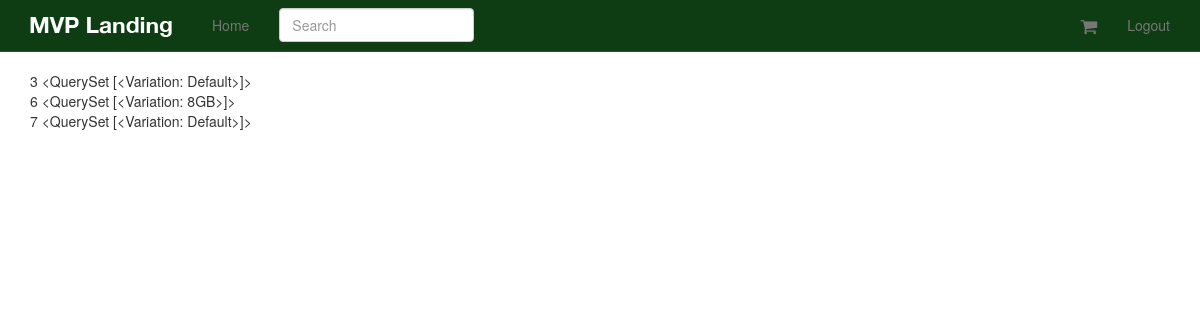
The page /orders/ (signed in) on the database as committed earlier.
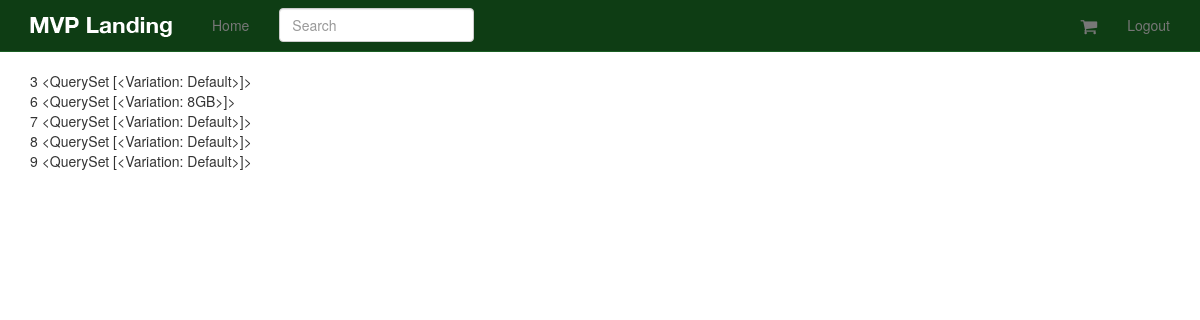
The same page on the database as committed later.
### orders/models.py (models this page shows, shortened)
class Order(models.Model):
    status = models.CharField(max_length=120, choices=ORDER_STATUS_CHOICES, default='created')
    cart = models.ForeignKey(Cart)
    user = models.ForeignKey(UserCheckout, null=True)
    billing_address = models.ForeignKey(UserAddress, related_name='billing_address', null=True)
    shipping_address = models.ForeignKey(UserAddress, related_name='shipping_address', null=True)
    shipping_total_price = models.DecimalField(max_digits=50, decimal_places=2, default=5.99)
    order_total = models.DecimalField(max_digits=50, decimal_places=2)

### carts/models.py (models this page shows, shortened)
class Cart(models.Model):
    user = models.ForeignKey(settings.AUTH_USER_MODEL, null=True, blank=True)
    items = models.ManyToManyField(Variation, through=CartItem)
    timestamp = models.DateTimeField(auto_now_add=True, auto_now=False)
    updated = models.DateTimeField(auto_now_add=False, auto_now=True)
    subtotal = models.DecimalField(max_digits=50, decimal_places=2, default=25.00)
    tax_percentage = models.DecimalField(max_digits=50, decimal_places=5, default=0.085)
    tax_total = models.DecimalField(max_digits=50, decimal_places=2, default=25.00)
    total = models.DecimalField(max_digits=50, decimal_places=2, default=25.00)

### products/models.py (models this page shows, shortened)
class Variation(models.Model):
    product = models.ForeignKey(Product)
    title = models.CharField(max_length=120)
    price = models.DecimalField(decimal_places=2, max_digits=20)
    sale_price = models.DecimalField(decimal_places=2, max_digits=20, null=True, blank=True)
    active = models.BooleanField(default=True)
    inventory = models.IntegerField(null=True, blank=True)  # refer none == unlimited amount
    def __unicode__(self):
        return self.title

### orders/views.py (the view)
# urls.py: url(r'^orders/$', OrderList.as_view(), name='orders'),
class OrderList(LoginRequiredMixin, ListView):
    queryset = Order.objects.all()
    def get_queryset(self):
        user_check_id = self.request.user.id
        return super(OrderList, self).get_queryset().filter(user__user=user_check_id)

### orders/mixins.py (called while the page is built)
    @method_decorator(login_required)
    def dispatch(self, request, *args, **kwargs):
        return super(LoginRequiredMixin, self).dispatch(request, *args, **kwargs)

### orders/templates/orders/order_list.html
{% extends "base.html" %}
{% block content %}
    <ul class="list-unstyled">
    {% for object in object_list %}
        <li>{{ object.id  }} {{ object.cart.items.all }}</li>
    {% endfor %}
    </ul>
{% endblock %}

### templates/base.html (shortened to what this page needs)
{% load staticfiles %}
<!DOCTYPE html>
<html lang="en">
<head>
    {% include 'head_css.html' %}
</head>
<body>
{% include 'navbar.html' %}
<div class="container">
    {% block content %}
    {% endblock %}
</div>
</body>
</html>

### templates/head_css.html
{% load staticfiles %}
    <link rel="stylesheet" href="//maxcdn.bootstrapcdn.com/font-awesome/4.3.0/css/font-awesome.min.css">
    <link href="{% static 'css/bootstrap.min.css' %}" rel="stylesheet">
    <link href="{% static 'css/navbar-static-top.css' %}" rel="stylesheet">
     <link href="{% static 'css/custom.css' %}" rel="stylesheet">

### templates/navbar.html (shortened to what this page needs)
{% load staticfiles %}
<nav class="navbar navbar-default navbar-static-top">
    <div class="container">
        <div class="navbar-header">
            <a class="navbar-brand" href="{% url 'home' %}"><img src="{% static 'img/mvp_landing_logo.png' %}"/></a>
        </div>
        <div id="navbar" class="navbar-collapse collapse">
            <ul class="nav navbar-nav">
                <li><a href="{% url 'home' %}">Home</a></li>
                <form class="navbar-form navbar-left" role="search" method="GET" action="{% url 'products' %}">
                    <div class="form-group">
                        <input type="text" class="form-control" placeholder="Search" name="q">
                    </div>
                </form>
            </ul>
            <ul class="nav navbar-nav navbar-right">
            <li>
                <a href="{% url 'cart' %}"><i class="fa fa-shopping-cart fa-navbar-cart"></i> </a>
            </li>
                {% if request.user.is_authenticated %}
                    <li><a href="{% url 'auth_logout' %}">Logout</a></li>
                {% endif %}
            </ul>
        </div>
    </div>
</nav>

### templates/javascript.html (shortened to what this page needs)
{% load staticfiles %}

### static_in_pro/our_static/css/navbar-static-top.css (style rules this page uses)
body { min-height: 1000px; }
.navbar-static-top { margin-bottom: 19px; background-color: #0E3D14; border-color: #1A5F23; }
.navbar-default .navbar-brand { color: #FFF; }

### static_in_pro/our_static/css/custom.css (style rules this page uses)
.fa-navbar-cart { font-size: 18px; vertical-align: middle; }

Rows that differ between the two databases and show on the page:
added Order: id "8", cart.items.all "<QuerySet [<Variation: Default>]>"
added Order: id "9", cart.items.all "<QuerySet [<Variation: Default>]>"
